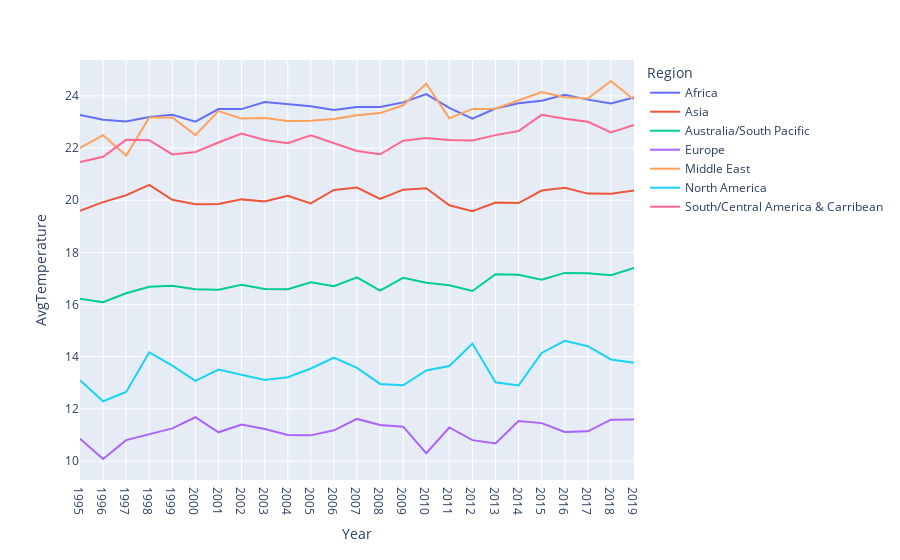

This figure's notebook cell:
### Code cell
fig1 = px.line(data_regions, x = "Year", y="AvgTemperature", color="Region")
fig1.update_xaxes(dtick="Year")
fig1.show()

### Figure 1 — Plotly figure (JSON) as saved in the notebook; plotly's stock layout.template omitted (floating-point values rounded to 4 significant figures)
{"data": [{"hovertemplate": "Region=Africa<br>Year=%{x}<br>AvgTemperature=%{y}<extra></extra>", "legendgroup": "Africa", "line": {"color": "#636efa", "dash": "solid"}, "marker": {"symbol": "circle"}, "mode": "lines", "name": "Africa", "orientation": "v", "showlegend": true, "type": "scatter", "x": [1995, 1996, 1997, 1998, 1999, 2000, 2001, 2002, 2003, 2004, 2005, 2006, 2007, 2008, 2009, 2010, 2011, 2012, 2013, 2014, 2015, 2016, 2017, 2018, 2019], "xaxis": "x", "y": [23.27, 23.09, 23.02, 23.19, 23.27, 23.01, 23.5, 23.49, 23.77, 23.69, 23.61, 23.46, 23.57, 23.58, 23.75, 24.07, 23.54, 23.13, 23.52, 23.72, 23.82, 24.05, 23.86, 23.71, 23.94], "yaxis": "y"}, {"hovertemplate": "Region=Asia<br>Year=%{x}<br>AvgTemperature=%{y}<extra></extra>", "legendgroup": "Asia", "line": {"color": "#EF553B", "dash": "solid"}, "marker": {"symbol": "circle"}, "mode": "lines", "name": "Asia", "orientation": "v", "showlegend": true, "type": "scatter", "x": [1995, 1996, 1997, 1998, 1999, 2000, 2001, 2002, 2003, 2004, 2005, 2006, 2007, 2008, 2009, 2010, 2011, 2012, 2013, 2014, 2015, 2016, 2017, 2018, 2019], "xaxis": "x", "y": [19.59, 19.93, 20.19, 20.59, 20.02, 19.84, 19.85, 20.03, 19.95, 20.17, 19.88, 20.39, 20.48, 20.05, 20.4, 20.46, 19.81, 19.58, 19.91, 19.89, 20.37, 20.48, 20.25, 20.25, 20.37], "yaxis": "y"}, {"hovertemplate": "Region=Australia/South Pacific<br>Year=%{x}<br>AvgTemperature=%{y}<extra></extra>", "legendgroup": "Australia/South Pacific", "line": {"color": "#00cc96", "dash": "solid"}, "marker": {"symbol": "circle"}, "mode": "lines", "name": "Australia/South Pacific", "orientation": "v", "showlegend": true, "type": "scatter", "x": [1995, 1996, 1997, 1998, 1999, 2000, 2001, 2002, 2003, 2004, 2005, 2006, 2007, 2008, 2009, 2010, 2011, 2012, 2013, 2014, 2015, 2016, 2017, 2018, 2019], "xaxis": "x", "y": [16.22, 16.09, 16.43, 16.68, 16.72, 16.59, 16.57, 16.76, 16.6, 16.59, 16.86, 16.7, 17.04, 16.53, 17.03, 16.83, 16.74, 16.52, 17.16, 17.14, 16.95, 17.21, 17.2, 17.12, 17.4], "yaxis": "y"}, {"hovertemplate": "Region=Europe<br>Year=%{x}<br>AvgTemperature=%{y}<extra></extra>", "legendgroup": "Europe", "line": {"color": "#ab63fa", "dash": "solid"}, "marker": {"symbol": "circle"}, "mode": "lines", "name": "Europe", "orientation": "v", "showlegend": true, "type": "scatter", "x": [1995, 1996, 1997, 1998, 1999, 2000, 2001, 2002, 2003, 2004, 2005, 2006, 2007, 2008, 2009, 2010, 2011, 2012, 2013, 2014, 2015, 2016, 2017, 2018, 2019], "xaxis": "x", "y": [10.86, 10.08, 10.8, 11.04, 11.25, 11.68, 11.1, 11.4, 11.23, 10.99, 10.98, 11.18, 11.61, 11.38, 11.32, 10.3, 11.29, 10.8, 10.67, 11.54, 11.45, 11.12, 11.14, 11.58, 11.59], "yaxis": "y"}, {"hovertemplate": "Region=Middle East<br>Year=%{x}<br>AvgTemperature=%{y}<extra></extra>", "legendgroup": "Middle East", "line": {"color": "#FFA15A", "dash": "solid"}, "marker": {"symbol": "circle"}, "mode": "lines", "name": "Middle East", "orientation": "v", "showlegend": true, "type": "scatter", "x": [1995, 1996, 1997, 1998, 1999, 2000, 2001, 2002, 2003, 2004, 2005, 2006, 2007, 2008, 2009, 2010, 2011, 2012, 2013, 2014, 2015, 2016, 2017, 2018, 2019], "xaxis": "x", "y": [22.01, 22.5, 21.71, 23.17, 23.17, 22.5, 23.42, 23.13, 23.15, 23.04, 23.05, 23.12, 23.26, 23.34, 23.64, 24.48, 23.14, 23.5, 23.51, 23.82, 24.15, 23.95, 23.9, 24.57, 23.85], "yaxis": "y"}, {"hovertemplate": "Region=North America<br>Year=%{x}<br>AvgTemperature=%{y}<extra></extra>", "legendgroup": "North America", "line": {"color": "#19d3f3", "dash": "solid"}, "marker": {"symbol": "circle"}, "mode": "lines", "name": "North America", "orientation": "v", "showlegend": true, "type": "scatter", "x": [1995, 1996, 1997, 1998, 1999, 2000, 2001, 2002, 2003, 2004, 2005, 2006, 2007, 2008, 2009, 2010, 2011, 2012, 2013, 2014, 2015, 2016, 2017, 2018, 2019], "xaxis": "x", "y": [13.1, 12.29, 12.65, 14.17, 13.66, 13.07, 13.51, 13.31, 13.11, 13.21, 13.55, 13.97, 13.57, 12.96, 12.9, 13.47, 13.64, 14.51, 13.02, 12.9, 14.14, 14.61, 14.4, 13.89, 13.77], "yaxis": "y"}, {"hovertemplate": "Region=South/Central America & Carribean<br>Year=%{x}<br>AvgTemperature=%{y}<extra></extra>", "legendgroup": "South/Central America & Carribean", "line": {"color": "#FF6692", "dash": "solid"}, "marker": {"symbol": "circle"}, "mode": "lines", "name": "South/Central America & Carribean", "orientation": "v", "showlegend": true, "type": "scatter", "x": [1995, 1996, 1997, 1998, 1999, 2000, 2001, 2002, 2003, 2004, 2005, 2006, 2007, 2008, 2009, 2010, 2011, 2012, 2013, 2014, 2015, 2016, 2017, 2018, 2019], "xaxis": "x", "y": [21.47, 21.67, 22.32, 22.3, 21.76, 21.85, 22.21, 22.56, 22.31, 22.19, 22.49, 22.18, 21.89, 21.76, 22.28, 22.39, 22.31, 22.29, 22.5, 22.66, 23.27, 23.12, 23.01, 22.6, 22.89], "yaxis": "y"}], "layout": {"legend": {"title": {"text": "Region"}, "tracegroupgap": 0}, "margin": {"t": 60}, "xaxis": {"anchor": "y", "domain": [0, 1], "dtick": "Year", "title": {"text": "Year"}}, "yaxis": {"anchor": "x", "domain": [0, 1], "title": {"text": "AvgTemperature"}}}}
